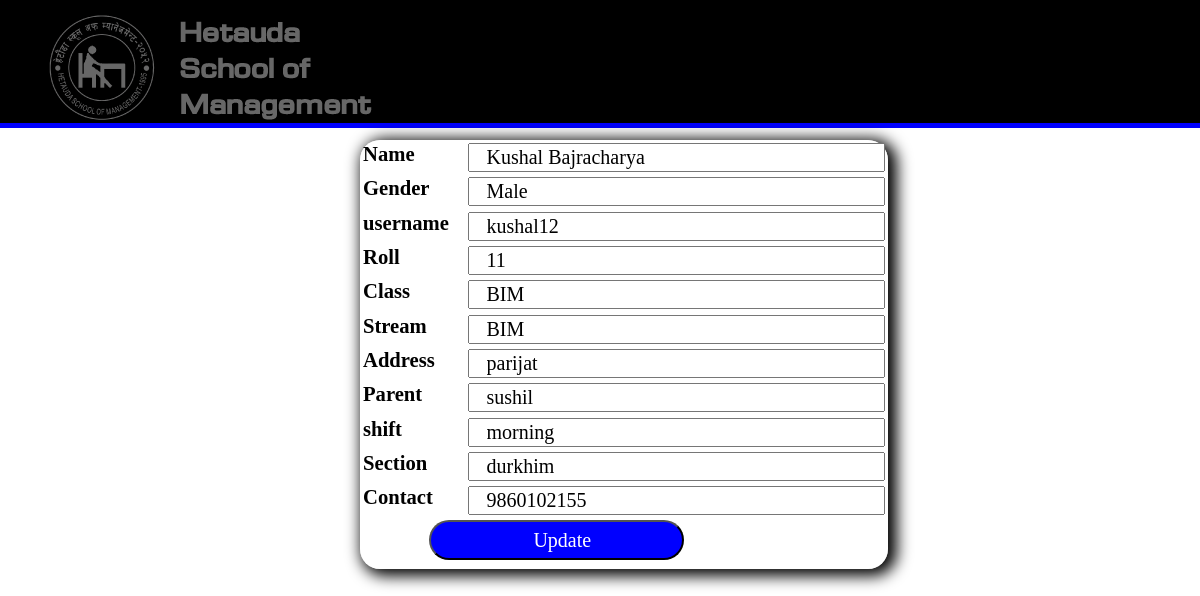
Page /update.php?username=kushal12 on the committed database.
### tables this page shows
CREATE TABLE `tblstudent` (
  `name` varchar(255) NOT NULL,
  `gender` varchar(255) NOT NULL,
  `username` varchar(255) NOT NULL,
  `password` varchar(255) NOT NULL,
  `roll` int(10) NOT NULL,
  `class` varchar(255) NOT NULL,
  `stream` varchar(255) NOT NULL,
  `address` varchar(255) NOT NULL,
  `contact` bigint(100) NOT NULL,
  `parent` varchar(255) NOT NULL,
  `section` varchar(255) NOT NULL,
  `date` date NOT NULL,
  `shift` varchar(255) DEFAULT NULL
);

### update.php (the view, shortened to what this page needs)
<?php include ("adminheader.php");?>
<!doctype html>
<html>
<head>
</head>
<body>
<div class="containeraddStudent">
<?php
$user=$_REQUEST['username'];
$connect=mysqli_connect("localhost","root","","portfolio");
$query="Select * from tblstudent where username='$user'";
$result=mysqli_query($connect,$query);
echo "<table >";
while($res=mysqli_fetch_assoc($result))
{
	echo "<from action='#' method='post'>";
	echo "<tr>";
	echo "<th>Name</th>";
	echo "<td><input class='studentadd' type='text' name='name' value='$res[name]'required></td>";
	echo "</tr><tr>";
	echo "<th>Gender</th>";
	echo "<td><input class='studentadd' type='text' name='gender' value=".$res['gender']."></td>";
	echo "</tr><tr>";
	echo "<th>username</th>";
	echo "<td><input class='studentadd' type='text' name='username' readonly value=".$res['username']."></td>";
	echo "</tr><tr>";
	echo "<th>Roll</th>";
	echo "<td><input class='studentadd' type='text' name='roll' value=".$res['roll']."></td>";
	echo "</tr><tr>";
	echo "<th>Class</th>";
	echo "<td><input class='studentadd' type='text' name='class' value=".$res['class']."></td>";
	echo "</tr><tr>";
	echo "<th>Stream</th>";
	echo "<td><input class='studentadd' type='text' name='stream' value=".$res['stream']."></td>";
	echo "</tr><tr>";
	echo "<th>Address</th>";
	echo "<td><input class='studentadd' type='text' name='address' value=".$res['address']."></td>";
	echo "</tr><tr>";
	echo "<th>Parent</th>";
	echo "<td><input class='studentadd' type='text' name='parent' value=".$res['parent']."></td>";
	echo "</tr><tr>";
	echo "<th>shift</th>";
	echo "<td><input class='studentadd' type='text' name='shift' value=".$res['shift']."></td>";
	echo "</tr><tr>";
	echo "<th>Section</th>";
	echo "<td><input class='studentadd' type='text' name='section' value=".$res['section']."></td>";
	echo "</tr><tr>";
	echo "<th> Contact</th>";
	echo "<td><input class='studentadd' type='text' name='section' value=".$res['contact']."></td>";
	echo "</tr><tr>";
	echo "<td><input class='loginbutton' type='submit' name='Update' value='Update'></td>";
	echo "</tr>";
}
echo"</table>";
?>
</div>
</body>
</html>

### css/style.css (style rules this page uses)
body { margin:0; width:1349px; height:800px; background-image:url(../images/hsm2.jpg); margin:0; padding-top:10px; background-size:cover; background-repeat:no-repeat; }
.loginbutton { width:255px; height:40px; margin-left:26%; margin-bottom:2%; padding-left:17px; font-size:20px; background-color:Blue; color:white; font-family:Baskerville, "Palatino Linotype", Palatino, "Century Schoolbook L", "Times New Roman", serif; border-radius:25px; }
.adminbody { margin:0; width:auto; height:auto; background-image:url(../images/students.jpg); margin:0; padding-top:10px; background-size:cover; background-repeat:no-repeat; }
.containeraddStudent { width:44%; height:44%; background-color:rgba(255,255,255,0.6); margin:1% 12% 10% 30%; box-shadow:5px 3px 15px 4px; border-radius:20px; }
.studentadd { margin-left:22%; margin-bottom:0.5%; width:50%; height:10%; padding-left:17px; font-size:20px; font-family:Baskerville, "Palatino Linotype", Palatino, "Century Schoolbook L", "Times New Roman", serif; }

### update.php (style rules this page uses)
th { font-size:1.29em; float:left; }
input[type=text] { width:150%; float:right; }

### rows in the picture
tblstudent: name "Kushal Bajracharya", gender "Male", username "kushal12", roll "11", class "BIM", stream "BIM", address "parijat", parent "sushil", shift "morning", section "durkhim", section "9860102155"
